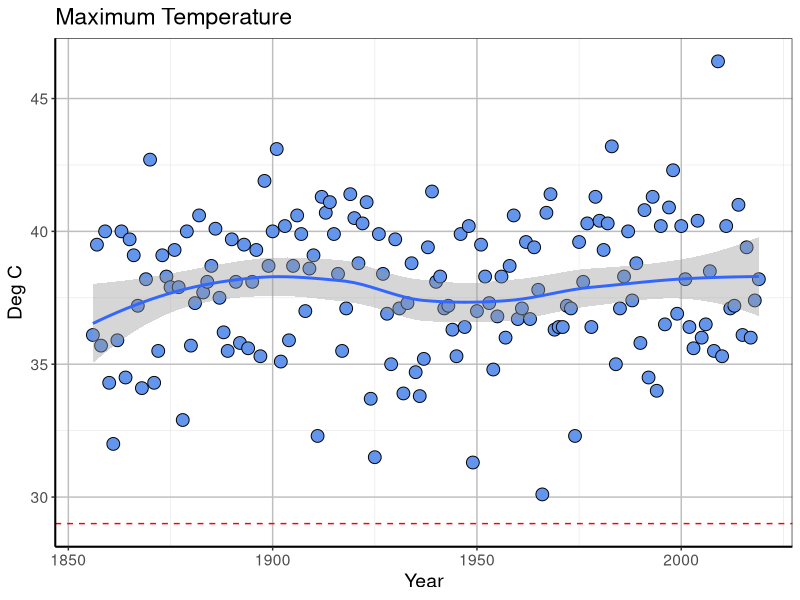

Source code (R):

library(tidyverse)
library(reshape2)


#Extracts the maximum temperature for a month --------------------------------------

dataw <- read.csv("data/melbourne.csv", header = TRUE)

input <- dataw %>%
        filter(Month == 2) %>%
        group_by(Year) %>%
        summarise(Max_month = max(Max))


plot <- ggplot(input, aes(x=Year, y = Max_month)) +
        geom_point(size=4, shape=21, colour = "black", fill = "cornflowerblue") +
        geom_smooth(method=loess) +
        labs(title = "Maximum Temperature", y = "Deg C") +
        geom_hline(yintercept = 29, lty = 2, col ="red") +
        theme_bw() +
        theme(panel.grid.major = element_line(size = 0.5, color = "grey"), 
              axis.line = element_line(size = 0.7, color = "black"), text = element_text(size = 14))
plot


#ggsave("temp_september_max.png", device = NULL, width = 10, height = 5, dpi = 100)
